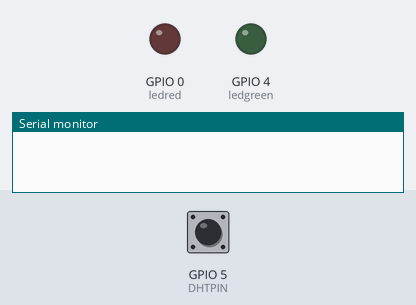
Recording of a sketch running on a simulated ESP8266 (NodeMCU). Shown: output pins drawn as LEDs (lit = HIGH), the last lines printed to the serial monitor. The inputs (shaded band) are chosen by the test bench; at power-on: GPIO 5 (DHTPIN) HIGH. WiFi joins after 1.5 s; servers stay silent unless stated; uploads are accepted with an empty reply.

Above: at 0.1 s.
At 1.6 s:
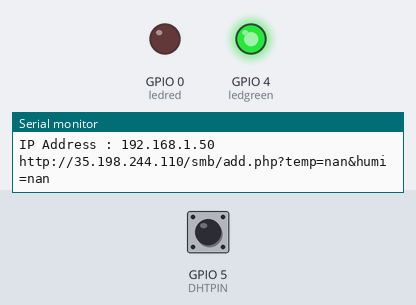
Timing chart, 0 to 3.1 s (numbered marks = the images above):
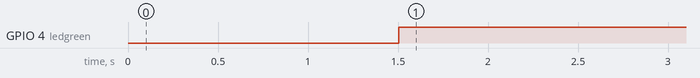

Measured:
- by itself, GPIO 4 (ledgreen): LOW → HIGH at 1.5 s

The sketch:

IOT_Temp_humi_sent_to_web_v.1.ino
```cpp
#include <Adafruit_Sensor.h>
#include <DHT.h>
#include <DHT_U.h>
#include <ESP8266WiFi.h>
#include <DNSServer.h>
#include <ESP8266WebServer.h>
#include <WiFiManager.h>
#include <ESP8266HTTPClient.h>

//const char* ssid = "Office";
//const char* pass = "11111111";

#define DHTTYPE DHT22
uint8_t DHTPIN = 5;

int ledred = 0;
int ledgreen = 4;

DHT dht(DHTPIN, DHTTYPE);

#define Temperature
#define Humidity
#define ESP_AP_NAME "IOT By BOy Barbiq"
void setup () {
  //  WiFi.begin(ssid, pass);
  pinMode(DHTPIN, INPUT);
  pinMode(ledred, OUTPUT);
  pinMode(ledgreen, OUTPUT);

  Serial.begin(115200);

  WiFiManager wifiManager;
  wifiManager.resetSettings();
  wifiManager.autoConnect(ESP_AP_NAME);
  digitalWrite(ledred, HIGH);

  while (WiFi.status() != WL_CONNECTED) {
    digitalWrite(ledred, HIGH);
    Serial.print(".");
    delay(500);
  }
  digitalWrite(ledred, LOW);
  Serial.println("");
  Serial.println("Wi-Fi connected");
  Serial.print("IP Address : ");
  Serial.println(WiFi.localIP());
}

void loop () {
  float t = dht.readTemperature();
  float h = dht.readHumidity();

  if ((WiFi.status() == WL_CONNECTED)) {
    digitalWrite(ledgreen, HIGH);

    HTTPClient http;
    String url = "http://35.198.244.110/smb/add.php?temp=" + String(t) + "&humi=" + String(h);
    Serial.println(url);
    http.begin(url); //HTTP

    int httpCode = http.GET();
    if (httpCode > 0) {
      Serial.printf("[HTTP] GET... code: %d\n", httpCode);

      if (httpCode == HTTP_CODE_OK) {
        String payload = http.getString();
        Serial.println(payload);
      }
    } else {
      Serial.printf("[HTTP] GET... failed, error: %s\n", http.errorToString(httpCode).c_str());
    }

    http.end();
  }
  delay(5000);
}
```
